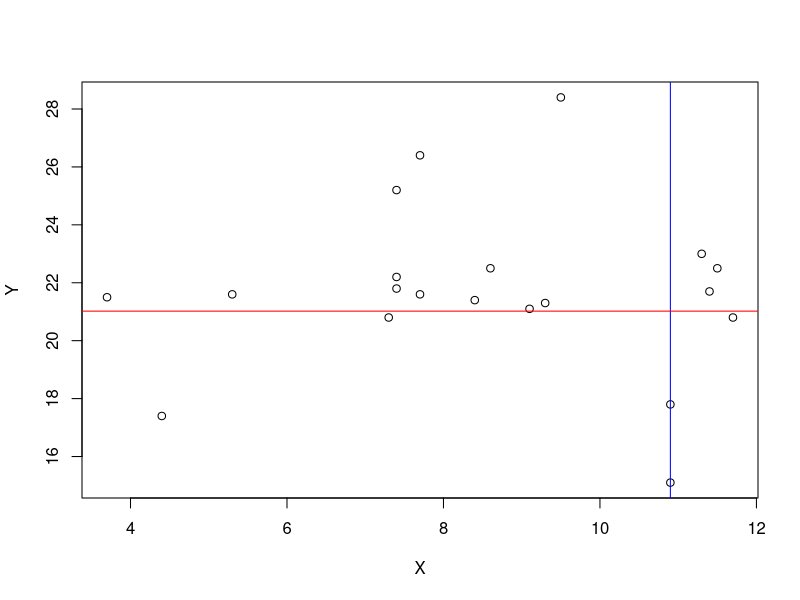
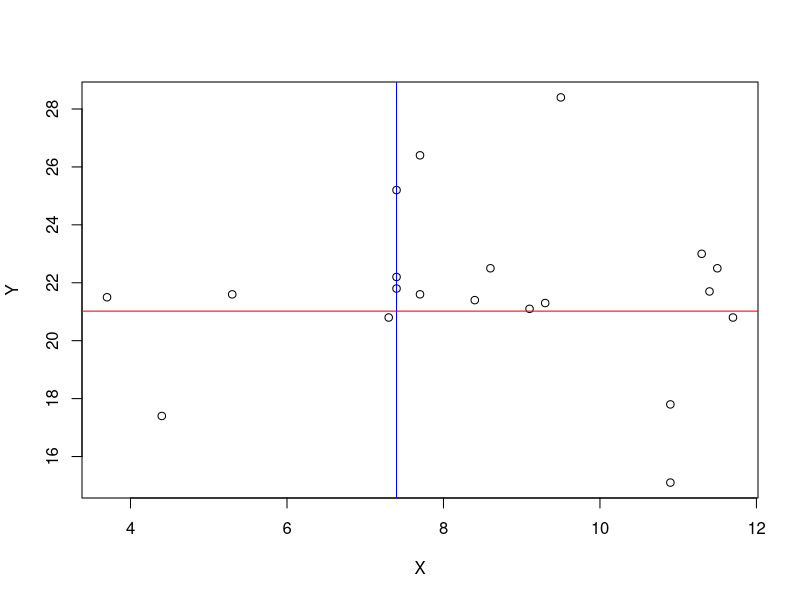

These charts were generated, in order, by the following R code:
## ---- chunk 1
knitr::opts_chunk$set(echo = TRUE)
## ---- chunk 2
library(knitr)
## ---- chunk 3
X <- c(9.5, 3.7, 11.7, 7.4, 5.3, 7.4, 7.4, 8.6, 9.1, 11.4, 8.4, 7.3, 11.3, 4.4, 9.3, 10.9, 10.9, 7.7, 7.7, 11.5)

Y <- c(28.4, 21.5, 20.8, 22.2, 21.6, 21.8, 25.2, 22.5, 21.1, 21.7, 21.4, 20.8, 23.0, 17.4, 21.3, 15.1, 17.8, 26.4, 21.6, 22.5)
## ---- chunk 4
summary(X)
length(X)
## ---- chunk 5
summary(Y)
length(Y)
## ---- chunk 6
plot(X,Y)

X_Q3 <- 10.90
Y_Q1 <- 21.02

abline(v = X_Q3, col="blue")
abline(h = Y_Q1, col="red")
## ---- chunk 7
XY <- data.frame(X,Y)
kable(XY)
nrow(XY)
## ---- chunk 8
XY_subset1 <- subset(XY, Y > 21.02, select=c("X", "Y"))
rownames(XY_subset1) <- c()
kable(XY_subset1, row.names=NA)
nrow(XY_subset1)
## ---- chunk 9
XY_subset2 <- subset(XY, X > 10.90 & Y > 21.02, select=c("X", "Y"))
rownames(XY_subset2) <- c()
kable(XY_subset2)
nrow(XY_subset2)
## ---- chunk 10
nrow(XY_subset2)/nrow(XY_subset1)
## ---- chunk 11
nrow(XY_subset2)/nrow(XY)
## ---- chunk 12
XY_subset3 <- subset(XY, X < 10.90 & Y > 21.02, select=c("X", "Y"))
rownames(XY_subset3) <- c()
kable(XY_subset3)
nrow(XY_subset3)
## ---- chunk 13
nrow(XY_subset3)/nrow(XY_subset1)
## ---- chunk 14
Y_less_or_equal_Q1 <- subset(XY, Y <= 21.02, select=c("X", "Y"))
Y_greater_Q1 <- subset(XY, Y > 21.02, select=c("X", "Y"))
row1 <- c(nrow(subset(Y_less_or_equal_Q1, X <= 10.90)), nrow(subset(Y_less_or_equal_Q1, X > 10.90)))
row2 <- c(nrow(subset(Y_greater_Q1, X <= 10.90)), nrow(subset(Y_greater_Q1, X > 10.90)))
rows <- rbind(row1, row2)
rows <- cbind(rows, rowSums(rows))
rows <- rbind(rows, colSums(rows))
rownames(rows) <- c('X <= 1st quartile', 'X > 1st quartile', 'Total')
colnames(rows) <- c('Y <= 3rd quartile', 'Y > 3rd quartile', 'Total')
kable(rows)
## ---- chunk 15
plot(X,Y)

X_Q1 <- 7.40
Y_Q1 <- 21.02

abline(v = X_Q1, col="blue")
abline(h = Y_Q1, col="red")
## ---- chunk 16
A <- subset(XY, X > 7.40, select=c("X", "Y"))
rownames(A) <- c()
kable(A)
nrow(A)
## ---- chunk 17
B <- subset(XY, Y > 21.02, select=c("X", "Y"))
rownames(B) <- c()
kable(B)
nrow(B)
## ---- chunk 18
AB <- subset(XY, X > 7.40 & Y > 21.02, select=c("X", "Y"))
rownames(AB) <- c()
kable(AB)
nrow(AB)
## ---- chunk 19
nrow(A)/nrow(XY)
## ---- chunk 20
nrow(B)/nrow(XY)
## ---- chunk 21
nrow(AB)/nrow(XY)
## ---- chunk 22
prob_A <- 0.65
prob_B <- 0.75
prob_A * prob_B
## ---- chunk 23
XY$A[XY$X > 7.40] <- 'A'
XY$B[XY$Y > 21.02] <- 'B'
XY$A[XY$X <= 7.40] <- 'Not-A'
XY$B[XY$Y <= 21.02] <- 'Not-B'
AB_table <- table(XY$A, XY$B)
kable(AB_table)
## ---- chunk 24
result <- chisq.test(AB_table)
result
## ---- chunk 25
result$expected
## ---- chunk 26
AB_table
